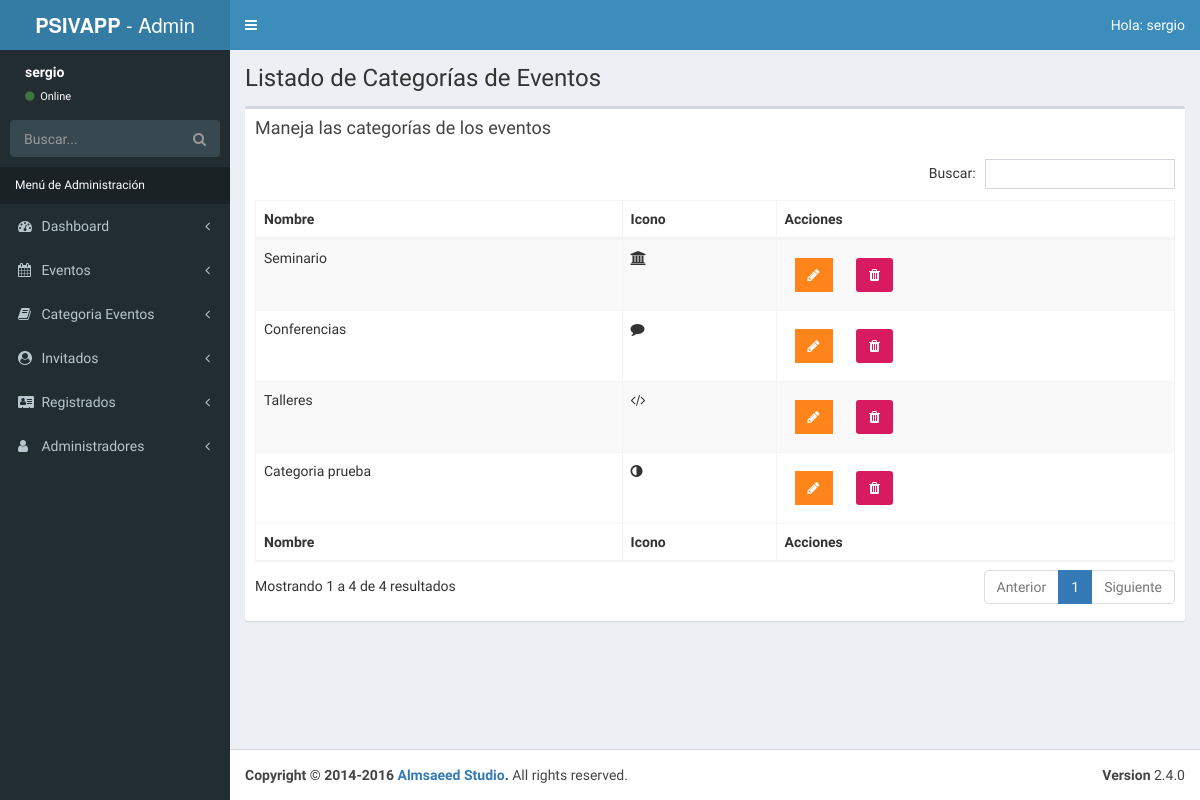
Screenshot of /admin/lista-categorias.php (signed in) with the database file from the repository.
### tables this page shows
CREATE TABLE `categoria_evento` (
  `id_categoria` tinyint(10) NOT NULL AUTO_INCREMENT,
  `cat_evento` varchar(50) NOT NULL,
  `icono` varchar(15) NOT NULL,
  `editado` timestamp NOT NULL DEFAULT CURRENT_TIMESTAMP ON UPDATE CURRENT_TIMESTAMP,
  PRIMARY KEY (`id_categoria`)
);

### admin/lista-categorias.php (the view, shortened to what this page needs)
<?php
        include_once 'funciones/funciones.php';
        include_once 'templates/header.php';
        include_once 'templates/barra.php';
        include_once 'templates/navegacion.php';
?>
  <div class="content-wrapper">
    <section class="content-header">
          <h1>
            Listado de Categorías de Eventos
          </h1>
    </section>
    <section class="content">
      <div class="row">
        <div class="col-xs-12">
          <div class="box">
            <div class="box-header">
              <h3 class="box-title">Maneja las categorías de los eventos</h3>
            </div>
            <div class="box-body">
              <table id="registros" class="table table-bordered table-striped">
                <thead>
                <tr>
                  <th>Nombre</th>
                  <th>Icono</th>
                  <th>Acciones</th>
                </tr>
                </thead>
                <tbody>
                        <?php
                            try {
                                $sql = "SELECT * FROM categoria_evento";
                                $resultado = $conn->query($sql);
                            } catch (Exception $e) {
                                $error = $e->getMessage();
                                echo $error;
                            }
                            while($categoria = $resultado->fetch_assoc() ) { ?>
                                <tr>
                                    <td><?php echo $categoria['cat_evento']; ?></td>
                                    <td><i class="fa <?php echo $categoria['icono']; ?>"></i></td>
                                    <td>
                                        <a href="editar-categoria.php?id=<?php echo $categoria['id_categoria'] ?>" class="btn bg-orange btn-flat margin">
                                            <i class="fa fa-pencil"></i>
                                        </a>
                                        <a href="#" data-id="<?php echo $categoria['id_categoria']; ?>" data-tipo="categoria" class="btn bg-maroon bnt-flat margin borrar_registro">
                                            <i class="fa fa-trash"></i>
                                        </a>
                                    </td>
                                </tr>
                            <?php }  ?>
                </tbody>
                <tfoot>
                <tr>
                    <th>Nombre</th>
                    <th>Icono</th>
                    <th>Acciones</th>
                </tr>
                </tfoot>
              </table>
            </div>
          </div>
        </div>
      </div>
    </section>
  </div>
  <?php
          include_once 'templates/footer.php';
  ?>

### rows the page displays
categoria_evento: cat_evento "Seminario"
categoria_evento: cat_evento "Conferencias"
categoria_evento: cat_evento "Talleres"
categoria_evento: cat_evento "Categoria prueba"

### other values shown
$_SESSION['nombre'] "sergio"
